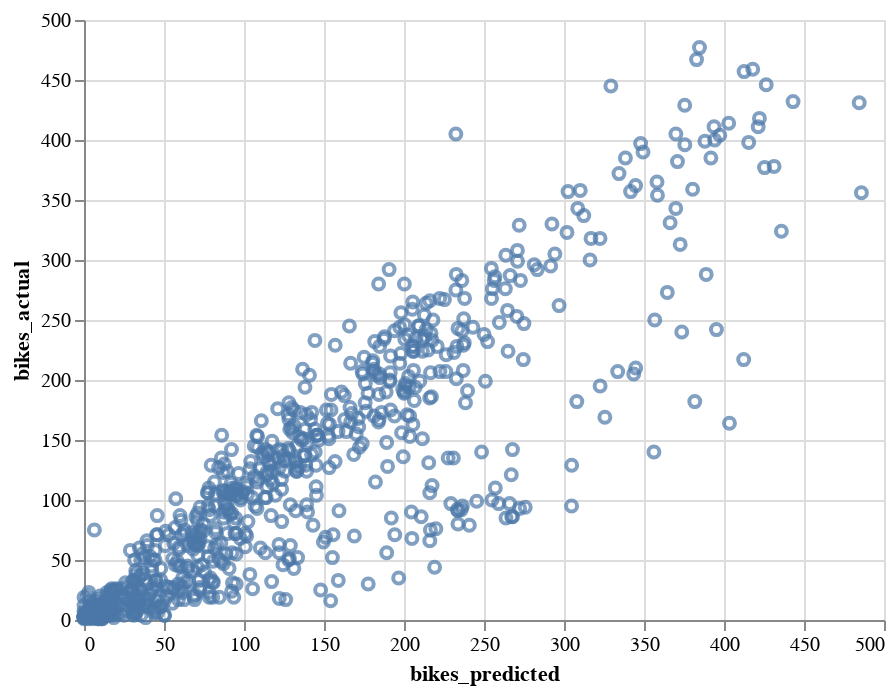

The code cell stored with this chart in its notebook:
### Code cell
alt.Chart(devPredictions1).mark_point().encode(
    x = 'bikes_predicted',
    y = 'bikes_actual'
)

### Figure 1 — Vega-Lite specification as saved in the notebook (floating-point values rounded to 4 significant figures; data arrays with more than 128 entries replaced by an {"elided": "..."} marker saying what was removed)
{"config": {"view": {"continuousWidth": 400, "continuousHeight": 300}}, "data": {"name": "data-6c6649ef831f73040e35ee992a2bac44"}, "mark": "point", "encoding": {"x": {"type": "quantitative", "field": "bikes_predicted"}, "y": {"type": "quantitative", "field": "bikes_actual"}}, "$schema": "https://vega.github.io/schema/vega-lite/v4.8.1.json", "datasets": {"data-6c6649ef831f73040e35ee992a2bac44": {"elided": "741 records"}}}
